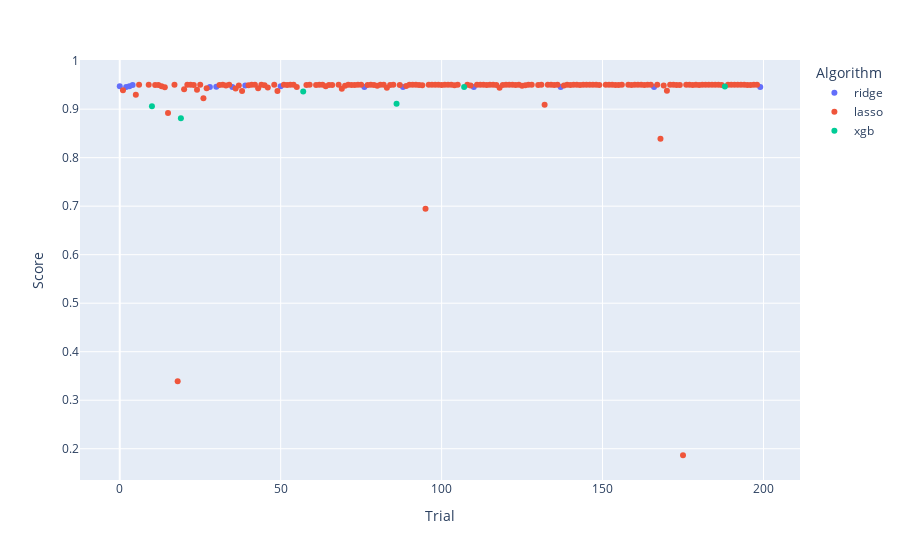

The notebook cell saved with this chart:
### Code cell
import plotly.express as px


fig = px.scatter(df_optuna.loc[df_optuna.Score > 0], 
                 x="Trial", 
                 y="Score", 
                 color="Algorithm",
                 hover_data=['Parameters'])

fig.update_layout(
    hoverlabel=dict(
        bgcolor="white",
        font_size=8,
        font_family="Rockwell"
    )
)

fig.show()

### Figure 1 — Plotly figure (JSON) as saved in the notebook; plotly's stock layout.template omitted (floating-point values rounded to 4 significant figures; data arrays with more than 128 entries replaced by an {"elided": "..."} marker saying what was removed)
{"data": [{"customdata": [[[["alpha", 0.6011]]], [[["alpha", 0.001245]]], [[["alpha", 0.7759]]], [[["alpha", 31.29]]], [[["alpha", 0.0003508]]], [[["alpha", 0.0742]]], [[["alpha", 0.0002423]]], [[["alpha", 3.09]]], [[["alpha", 0.4967]]], [[["alpha", 0.0001677]]], [[["alpha", 0.00044]]], [[["alpha", 0.000372]]], [[["alpha", 0.000431]]], [[["alpha", 0.0003301]]], [[["alpha", 0.0002893]]]], "hovertemplate": "Algorithm=ridge<br>Trial=%{x}<br>Score=%{y}<br>Parameters=%{customdata[0]}<extra></extra>", "legendgroup": "ridge", "marker": {"color": "#636efa", "symbol": "circle"}, "mode": "markers", "name": "ridge", "orientation": "v", "showlegend": true, "type": "scatter", "x": [0, 2, 3, 4, 28, 30, 35, 39, 50, 76, 88, 110, 137, 166, 199], "xaxis": "x", "y": [0.9472, 0.9458, 0.9474, 0.9496, 0.9458, 0.9461, 0.9458, 0.9486, 0.947, 0.9458, 0.9458, 0.9458, 0.9458, 0.9458, 0.9458], "yaxis": "y"}, {"customdata": {"elided": "167x1x1x2 mixed values"}, "hovertemplate": "Algorithm=lasso<br>Trial=%{x}<br>Score=%{y}<br>Parameters=%{customdata[0]}<extra></extra>", "legendgroup": "lasso", "marker": {"color": "#EF553B", "symbol": "circle"}, "mode": "markers", "name": "lasso", "orientation": "v", "showlegend": true, "type": "scatter", "x": {"elided": "167 int values"}, "xaxis": "x", "y": {"elided": "167 float values"}, "yaxis": "y"}, {"customdata": [[[["learning_rate", 0.07749], ["max_depth", 1], ["subsample", 0.1082], ["colsample_bytree", 0.8775], ["min_child_weight", 20]]], [[["learning_rate", 0.0802], ["max_depth", 1], ["subsample", 0.06394], ["colsample_bytree", 0.963], ["min_child_weight", 20]]], [[["learning_rate", 0.01124], ["max_depth", 4], ["subsample", 0.4115], ["colsample_bytree", 0.3305], ["min_child_weight", 15]]], [[["learning_rate", 0.01241], ["max_depth", 8], ["subsample", 0.2705], ["colsample_bytree", 0.062], ["min_child_weight", 15]]], [[["learning_rate", 0.01025], ["max_depth", 8], ["subsample", 0.6991], ["colsample_bytree", 0.3468], ["min_child_weight", 6]]], [[["learning_rate", 0.02243], ["max_depth", 5], ["subsample", 0.582], ["colsample_bytree", 0.195], ["min_child_weight", 13]]]], "hovertemplate": "Algorithm=xgb<br>Trial=%{x}<br>Score=%{y}<br>Parameters=%{customdata[0]}<extra></extra>", "legendgroup": "xgb", "marker": {"color": "#00cc96", "symbol": "circle"}, "mode": "markers", "name": "xgb", "orientation": "v", "showlegend": true, "type": "scatter", "x": [10, 19, 57, 86, 107, 188], "xaxis": "x", "y": [0.9057, 0.8812, 0.9362, 0.9114, 0.9457, 0.9468], "yaxis": "y"}], "layout": {"hoverlabel": {"bgcolor": "white", "font": {"family": "Rockwell", "size": 8}}, "legend": {"title": {"text": "Algorithm"}, "tracegroupgap": 0}, "margin": {"t": 60}, "xaxis": {"anchor": "y", "domain": [0, 1], "title": {"text": "Trial"}}, "yaxis": {"anchor": "x", "domain": [0, 1], "title": {"text": "Score"}}}}
